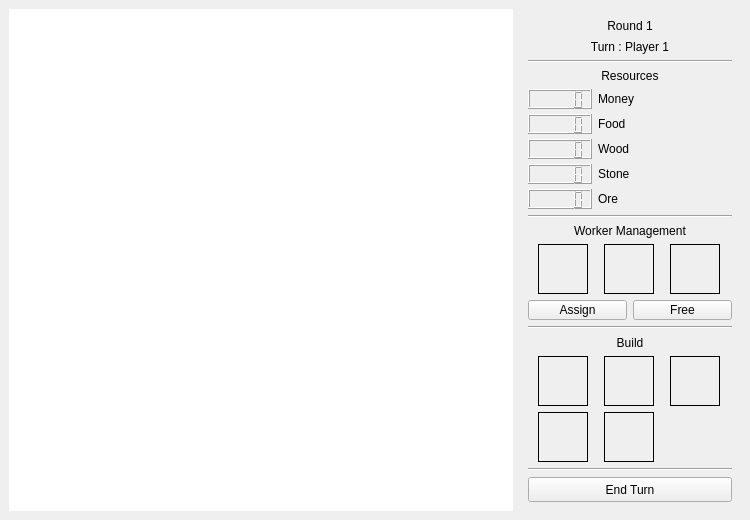
<?xml version="1.0" encoding="UTF-8"?>
<ui version="4.0">
 <class>MapWindow</class>
 <widget class="QMainWindow" name="MapWindow">
  <property name="geometry">
   <rect>
    <x>0</x>
    <y>0</y>
    <width>750</width>
    <height>520</height>
   </rect>
  </property>
  <property name="sizePolicy">
   <sizepolicy hsizetype="Preferred" vsizetype="Preferred">
    <horstretch>0</horstretch>
    <verstretch>0</verstretch>
   </sizepolicy>
  </property>
  <property name="minimumSize">
   <size>
    <width>750</width>
    <height>520</height>
   </size>
  </property>
  <property name="windowTitle">
   <string>MainWindow</string>
  </property>
  <widget class="QWidget" name="centralwidget">
   <property name="sizePolicy">
    <sizepolicy hsizetype="Expanding" vsizetype="Expanding">
     <horstretch>0</horstretch>
     <verstretch>0</verstretch>
    </sizepolicy>
   </property>
   <property name="minimumSize">
    <size>
     <width>0</width>
     <height>0</height>
    </size>
   </property>
   <layout class="QHBoxLayout" name="horizontalLayout">
    <item>
     <layout class="QVBoxLayout" name="verticalLayout">
      <property name="sizeConstraint">
       <enum>QLayout::SetDefaultConstraint</enum>
      </property>
      <item>
       <widget class="QGraphicsView" name="graphicsView">
        <property name="sizePolicy">
         <sizepolicy hsizetype="Preferred" vsizetype="Preferred">
          <horstretch>0</horstretch>
          <verstretch>0</verstretch>
         </sizepolicy>
        </property>
        <property name="minimumSize">
         <size>
          <width>500</width>
          <height>500</height>
         </size>
        </property>
        <property name="styleSheet">
         <string>0</string>
        </property>
        <property name="frameShape">
         <enum>QFrame::NoFrame</enum>
        </property>
       </widget>
      </item>
     </layout>
    </item>
    <item>
     <layout class="QVBoxLayout" name="verticalLayout_2">
      <item>
       <widget class="QWidget" name="widget" native="true">
        <property name="sizePolicy">
         <sizepolicy hsizetype="Fixed" vsizetype="Preferred">
          <horstretch>0</horstretch>
          <verstretch>0</verstretch>
         </sizepolicy>
        </property>
        <property name="minimumSize">
         <size>
          <width>222</width>
          <height>0</height>
         </size>
        </property>
        <layout class="QVBoxLayout" name="verticalLayout_3">
         <item>
          <layout class="QVBoxLayout" name="verticalLayout_4">
           <item>
            <widget class="QLabel" name="roundLabel">
             <property name="minimumSize">
              <size>
               <width>0</width>
               <height>15</height>
              </size>
             </property>
             <property name="maximumSize">
              <size>
               <width>16777215</width>
               <height>15</height>
              </size>
             </property>
             <property name="text">
              <string>Round 1</string>
             </property>
             <property name="alignment">
              <set>Qt::AlignCenter</set>
             </property>
            </widget>
           </item>
           <item>
            <widget class="QLabel" name="playerTurnLabel">
             <property name="minimumSize">
              <size>
               <width>0</width>
               <height>15</height>
              </size>
             </property>
             <property name="maximumSize">
              <size>
               <width>16777215</width>
               <height>15</height>
              </size>
             </property>
             <property name="text">
              <string>Turn : Player 1</string>
             </property>
             <property name="alignment">
              <set>Qt::AlignCenter</set>
             </property>
            </widget>
           </item>
           <item>
            <widget class="Line" name="line">
             <property name="maximumSize">
              <size>
               <width>16777215</width>
               <height>2</height>
              </size>
             </property>
             <property name="orientation">
              <enum>Qt::Horizontal</enum>
             </property>
            </widget>
           </item>
           <item>
            <widget class="QLabel" name="resourcesTitle">
             <property name="sizePolicy">
              <sizepolicy hsizetype="Preferred" vsizetype="Fixed">
               <horstretch>0</horstretch>
               <verstretch>0</verstretch>
              </sizepolicy>
             </property>
             <property name="minimumSize">
              <size>
               <width>0</width>
               <height>15</height>
              </size>
             </property>
             <property name="maximumSize">
              <size>
               <width>16777215</width>
               <height>15</height>
              </size>
             </property>
             <property name="text">
              <string>Resources</string>
             </property>
             <property name="alignment">
              <set>Qt::AlignCenter</set>
             </property>
            </widget>
           </item>
           <item>
            <layout class="QFormLayout" name="formLayout">
             <property name="fieldGrowthPolicy">
              <enum>QFormLayout::ExpandingFieldsGrow</enum>
             </property>
             <property name="rowWrapPolicy">
              <enum>QFormLayout::DontWrapRows</enum>
             </property>
             <property name="labelAlignment">
              <set>Qt::AlignCenter</set>
             </property>
             <property name="formAlignment">
              <set>Qt::AlignHCenter|Qt::AlignTop</set>
             </property>
             <property name="horizontalSpacing">
              <number>6</number>
             </property>
             <property name="verticalSpacing">
              <number>5</number>
             </property>
             <property name="topMargin">
              <number>0</number>
             </property>
             <property name="bottomMargin">
              <number>0</number>
             </property>
             <item row="0" column="0">
              <widget class="QLCDNumber" name="moneyLCDNumber">
               <property name="sizePolicy">
                <sizepolicy hsizetype="Expanding" vsizetype="Expanding">
                 <horstretch>0</horstretch>
                 <verstretch>0</verstretch>
                </sizepolicy>
               </property>
               <property name="minimumSize">
                <size>
                 <width>0</width>
                 <height>20</height>
                </size>
               </property>
               <property name="maximumSize">
                <size>
                 <width>16777215</width>
                 <height>5355</height>
                </size>
               </property>
               <property name="mouseTracking">
                <bool>false</bool>
               </property>
              </widget>
             </item>
             <item row="0" column="1">
              <widget class="QLabel" name="moneyTitle">
               <property name="sizePolicy">
                <sizepolicy hsizetype="Expanding" vsizetype="Expanding">
                 <horstretch>0</horstretch>
                 <verstretch>0</verstretch>
                </sizepolicy>
               </property>
               <property name="minimumSize">
                <size>
                 <width>0</width>
                 <height>20</height>
                </size>
               </property>
               <property name="maximumSize">
                <size>
                 <width>16777215</width>
                 <height>5355</height>
                </size>
               </property>
               <property name="text">
                <string>Money</string>
               </property>
              </widget>
             </item>
             <item row="1" column="0">
              <widget class="QLCDNumber" name="foodLCDNumber">
               <property name="sizePolicy">
                <sizepolicy hsizetype="Expanding" vsizetype="Expanding">
                 <horstretch>0</horstretch>
                 <verstretch>0</verstretch>
                </sizepolicy>
               </property>
               <property name="minimumSize">
                <size>
                 <width>0</width>
                 <height>20</height>
                </size>
               </property>
               <property name="maximumSize">
                <size>
                 <width>16777215</width>
                 <height>5355</height>
                </size>
               </property>
              </widget>
             </item>
             <item row="1" column="1">
              <widget class="QLabel" name="foodTitle">
               <property name="sizePolicy">
                <sizepolicy hsizetype="Expanding" vsizetype="Expanding">
                 <horstretch>0</horstretch>
                 <verstretch>0</verstretch>
                </sizepolicy>
               </property>
               <property name="minimumSize">
                <size>
                 <width>0</width>
                 <height>20</height>
                </size>
               </property>
               <property name="maximumSize">
                <size>
                 <width>16777215</width>
                 <height>5355</height>
                </size>
               </property>
               <property name="text">
                <string>Food</string>
               </property>
              </widget>
             </item>
             <item row="2" column="0">
              <widget class="QLCDNumber" name="woodLCDNumber">
               <property name="sizePolicy">
                <sizepolicy hsizetype="Expanding" vsizetype="Expanding">
                 <horstretch>0</horstretch>
                 <verstretch>0</verstretch>
                </sizepolicy>
               </property>
               <property name="minimumSize">
                <size>
                 <width>0</width>
                 <height>20</height>
                </size>
               </property>
               <property name="maximumSize">
                <size>
                 <width>16777215</width>
                 <height>5355</height>
                </size>
               </property>
              </widget>
             </item>
             <item row="2" column="1">
              <widget class="QLabel" name="woodTitle">
               <property name="sizePolicy">
                <sizepolicy hsizetype="Expanding" vsizetype="Expanding">
                 <horstretch>0</horstretch>
                 <verstretch>0</verstretch>
                </sizepolicy>
               </property>
               <property name="minimumSize">
                <size>
                 <width>0</width>
                 <height>20</height>
                </size>
               </property>
               <property name="maximumSize">
                <size>
                 <width>16777215</width>
                 <height>5355</height>
                </size>
               </property>
               <property name="text">
                <string>Wood</string>
               </property>
              </widget>
             </item>
             <item row="3" column="0">
              <widget class="QLCDNumber" name="stoneLCDNumber">
               <property name="sizePolicy">
                <sizepolicy hsizetype="Expanding" vsizetype="Expanding">
                 <horstretch>0</horstretch>
                 <verstretch>0</verstretch>
                </sizepolicy>
               </property>
               <property name="minimumSize">
                <size>
                 <width>0</width>
                 <height>20</height>
                </size>
               </property>
               <property name="maximumSize">
                <size>
                 <width>16777215</width>
                 <height>5355</height>
                </size>
               </property>
              </widget>
             </item>
             <item row="3" column="1">
              <widget class="QLabel" name="stoneTitle">
               <property name="sizePolicy">
                <sizepolicy hsizetype="Expanding" vsizetype="Expanding">
                 <horstretch>0</horstretch>
                 <verstretch>0</verstretch>
                </sizepolicy>
               </property>
               <property name="minimumSize">
                <size>
                 <width>0</width>
                 <height>20</height>
                </size>
               </property>
               <property name="maximumSize">
                <size>
                 <width>16777215</width>
                 <height>5355</height>
                </size>
               </property>
               <property name="text">
                <string>Stone</string>
               </property>
              </widget>
             </item>
             <item row="4" column="0">
              <widget class="QLCDNumber" name="oreLCDNumber">
               <property name="sizePolicy">
                <sizepolicy hsizetype="Expanding" vsizetype="Expanding">
                 <horstretch>0</horstretch>
                 <verstretch>0</verstretch>
                </sizepolicy>
               </property>
               <property name="minimumSize">
                <size>
                 <width>0</width>
                 <height>20</height>
                </size>
               </property>
               <property name="maximumSize">
                <size>
                 <width>16777215</width>
                 <height>5355</height>
                </size>
               </property>
              </widget>
             </item>
             <item row="4" column="1">
              <widget class="QLabel" name="oreTitle">
               <property name="sizePolicy">
                <sizepolicy hsizetype="Expanding" vsizetype="Expanding">
                 <horstretch>0</horstretch>
                 <verstretch>0</verstretch>
                </sizepolicy>
               </property>
               <property name="minimumSize">
                <size>
                 <width>0</width>
                 <height>20</height>
                </size>
               </property>
               <property name="maximumSize">
                <size>
                 <width>16777215</width>
                 <height>5355</height>
                </size>
               </property>
               <property name="text">
                <string>Ore</string>
               </property>
              </widget>
             </item>
            </layout>
           </item>
           <item>
            <widget class="Line" name="line_2">
             <property name="sizePolicy">
              <sizepolicy hsizetype="Preferred" vsizetype="Fixed">
               <horstretch>0</horstretch>
               <verstretch>0</verstretch>
              </sizepolicy>
             </property>
             <property name="maximumSize">
              <size>
               <width>16777215</width>
               <height>2</height>
              </size>
             </property>
             <property name="orientation">
              <enum>Qt::Horizontal</enum>
             </property>
            </widget>
           </item>
           <item>
            <widget class="QLabel" name="workerManagementTitle">
             <property name="sizePolicy">
              <sizepolicy hsizetype="Preferred" vsizetype="Fixed">
               <horstretch>0</horstretch>
               <verstretch>0</verstretch>
              </sizepolicy>
             </property>
             <property name="minimumSize">
              <size>
               <width>0</width>
               <height>15</height>
              </size>
             </property>
             <property name="maximumSize">
              <size>
               <width>16777215</width>
               <height>15</height>
              </size>
             </property>
             <property name="text">
              <string>Worker Management</string>
             </property>
             <property name="alignment">
              <set>Qt::AlignCenter</set>
             </property>
            </widget>
           </item>
           <item>
            <layout class="QGridLayout" name="workerManagementGrid">
             <item row="0" column="0">
              <widget class="QLabel" name="workerLabel">
               <property name="sizePolicy">
                <sizepolicy hsizetype="Preferred" vsizetype="Preferred">
                 <horstretch>0</horstretch>
                 <verstretch>0</verstretch>
                </sizepolicy>
               </property>
               <property name="minimumSize">
                <size>
                 <width>50</width>
                 <height>50</height>
                </size>
               </property>
               <property name="maximumSize">
                <size>
                 <width>50</width>
                 <height>50</height>
                </size>
               </property>
               <property name="cursor">
                <cursorShape>ArrowCursor</cursorShape>
               </property>
               <property name="toolTip">
                <string>worker</string>
               </property>
               <property name="frameShape">
                <enum>QFrame::Box</enum>
               </property>
               <property name="text">
                <string/>
               </property>
               <property name="pixmap">
                <pixmap resource="resources.qrc">:/images/images/worker.png</pixmap>
               </property>
               <property name="scaledContents">
                <bool>true</bool>
               </property>
              </widget>
             </item>
             <item row="0" column="1">
              <widget class="QLabel" name="farmerLabel">
               <property name="sizePolicy">
                <sizepolicy hsizetype="Preferred" vsizetype="Preferred">
                 <horstretch>0</horstretch>
                 <verstretch>0</verstretch>
                </sizepolicy>
               </property>
               <property name="minimumSize">
                <size>
                 <width>50</width>
                 <height>50</height>
                </size>
               </property>
               <property name="maximumSize">
                <size>
                 <width>50</width>
                 <height>50</height>
                </size>
               </property>
               <property name="cursor">
                <cursorShape>ArrowCursor</cursorShape>
               </property>
               <property name="toolTip">
                <string>farmer</string>
               </property>
               <property name="frameShape">
                <enum>QFrame::Box</enum>
               </property>
               <property name="text">
                <string/>
               </property>
               <property name="pixmap">
                <pixmap resource="resources.qrc">:/images/images/farmer.png</pixmap>
               </property>
               <property name="scaledContents">
                <bool>true</bool>
               </property>
              </widget>
             </item>
             <item row="0" column="2">
              <widget class="QLabel" name="minerLabel">
               <property name="sizePolicy">
                <sizepolicy hsizetype="Preferred" vsizetype="Preferred">
                 <horstretch>0</horstretch>
                 <verstretch>0</verstretch>
                </sizepolicy>
               </property>
               <property name="minimumSize">
                <size>
                 <width>50</width>
                 <height>50</height>
                </size>
               </property>
               <property name="maximumSize">
                <size>
                 <width>50</width>
                 <height>50</height>
                </size>
               </property>
               <property name="cursor">
                <cursorShape>ArrowCursor</cursorShape>
               </property>
               <property name="toolTip">
                <string>miner</string>
               </property>
               <property name="frameShape">
                <enum>QFrame::Box</enum>
               </property>
               <property name="text">
                <string/>
               </property>
               <property name="pixmap">
                <pixmap resource="resources.qrc">:/images/images/miner.png</pixmap>
               </property>
               <property name="scaledContents">
                <bool>true</bool>
               </property>
              </widget>
             </item>
            </layout>
           </item>
          </layout>
         </item>
         <item>
          <layout class="QGridLayout" name="gridLayout_2">
           <item row="0" column="0">
            <widget class="QPushButton" name="assignPushButton">
             <property name="minimumSize">
              <size>
               <width>0</width>
               <height>20</height>
              </size>
             </property>
             <property name="maximumSize">
              <size>
               <width>16777215</width>
               <height>20</height>
              </size>
             </property>
             <property name="text">
              <string>Assign</string>
             </property>
            </widget>
           </item>
           <item row="0" column="1">
            <widget class="QPushButton" name="freePushButton">
             <property name="minimumSize">
              <size>
               <width>0</width>
               <height>20</height>
              </size>
             </property>
             <property name="maximumSize">
              <size>
               <width>16777215</width>
               <height>20</height>
              </size>
             </property>
             <property name="text">
              <string>Free</string>
             </property>
            </widget>
           </item>
          </layout>
         </item>
         <item>
          <widget class="Line" name="line_3">
           <property name="autoFillBackground">
            <bool>false</bool>
           </property>
           <property name="orientation">
            <enum>Qt::Horizontal</enum>
           </property>
          </widget>
         </item>
         <item>
          <widget class="QLabel" name="buildTitle">
           <property name="minimumSize">
            <size>
             <width>0</width>
             <height>15</height>
            </size>
           </property>
           <property name="maximumSize">
            <size>
             <width>16777215</width>
             <height>15</height>
            </size>
           </property>
           <property name="text">
            <string>Build</string>
           </property>
           <property name="alignment">
            <set>Qt::AlignCenter</set>
           </property>
          </widget>
         </item>
         <item>
          <layout class="QGridLayout" name="buildGrid">
           <item row="0" column="2">
            <widget class="QLabel" name="farmLabel">
             <property name="sizePolicy">
              <sizepolicy hsizetype="Preferred" vsizetype="Preferred">
               <horstretch>0</horstretch>
               <verstretch>0</verstretch>
              </sizepolicy>
             </property>
             <property name="minimumSize">
              <size>
               <width>50</width>
               <height>50</height>
              </size>
             </property>
             <property name="maximumSize">
              <size>
               <width>50</width>
               <height>50</height>
              </size>
             </property>
             <property name="toolTip">
              <string>farm</string>
             </property>
             <property name="frameShape">
              <enum>QFrame::Box</enum>
             </property>
             <property name="text">
              <string/>
             </property>
             <property name="pixmap">
              <pixmap resource="resources.qrc">:/images/images/scarecrow.png</pixmap>
             </property>
             <property name="scaledContents">
              <bool>true</bool>
             </property>
             <property name="alignment">
              <set>Qt::AlignCenter</set>
             </property>
            </widget>
           </item>
           <item row="0" column="1">
            <widget class="QLabel" name="outpostLabel">
             <property name="sizePolicy">
              <sizepolicy hsizetype="Preferred" vsizetype="Preferred">
               <horstretch>0</horstretch>
               <verstretch>0</verstretch>
              </sizepolicy>
             </property>
             <property name="minimumSize">
              <size>
               <width>50</width>
               <height>50</height>
              </size>
             </property>
             <property name="maximumSize">
              <size>
               <width>50</width>
               <height>50</height>
              </size>
             </property>
             <property name="toolTip">
              <string>outpost</string>
             </property>
             <property name="frameShape">
              <enum>QFrame::Box</enum>
             </property>
             <property name="text">
              <string/>
             </property>
             <property name="pixmap">
              <pixmap resource="resources.qrc">:/images/images/lighthouse.png</pixmap>
             </property>
             <property name="scaledContents">
              <bool>true</bool>
             </property>
             <property name="alignment">
              <set>Qt::AlignCenter</set>
             </property>
            </widget>
           </item>
           <item row="0" column="0">
            <widget class="QLabel" name="hqLabel">
             <property name="sizePolicy">
              <sizepolicy hsizetype="Preferred" vsizetype="Preferred">
               <horstretch>0</horstretch>
               <verstretch>0</verstretch>
              </sizepolicy>
             </property>
             <property name="minimumSize">
              <size>
               <width>50</width>
               <height>50</height>
              </size>
             </property>
             <property name="maximumSize">
              <size>
               <width>50</width>
               <height>50</height>
              </size>
             </property>
             <property name="toolTip">
              <string>headquarter</string>
             </property>
             <property name="autoFillBackground">
              <bool>false</bool>
             </property>
             <property name="frameShape">
              <enum>QFrame::Box</enum>
             </property>
             <property name="text">
              <string/>
             </property>
             <property name="pixmap">
              <pixmap resource="resources.qrc">:/images/images/headquarter.png</pixmap>
             </property>
             <property name="scaledContents">
              <bool>true</bool>
             </property>
             <property name="alignment">
              <set>Qt::AlignCenter</set>
             </property>
            </widget>
           </item>
           <item row="1" column="0">
            <widget class="QLabel" name="mineLabel">
             <property name="sizePolicy">
              <sizepolicy hsizetype="Preferred" vsizetype="Preferred">
               <horstretch>0</horstretch>
               <verstretch>0</verstretch>
              </sizepolicy>
             </property>
             <property name="minimumSize">
              <size>
               <width>50</width>
               <height>50</height>
              </size>
             </property>
             <property name="maximumSize">
              <size>
               <width>50</width>
               <height>50</height>
              </size>
             </property>
             <property name="toolTip">
              <string>mine</string>
             </property>
             <property name="frameShape">
              <enum>QFrame::Box</enum>
             </property>
             <property name="text">
              <string/>
             </property>
             <property name="pixmap">
              <pixmap resource="resources.qrc">:/images/images/data.png</pixmap>
             </property>
             <property name="scaledContents">
              <bool>true</bool>
             </property>
             <property name="alignment">
              <set>Qt::AlignCenter</set>
             </property>
            </widget>
           </item>
           <item row="1" column="1">
            <widget class="QLabel" name="oilrigLabel">
             <property name="sizePolicy">
              <sizepolicy hsizetype="Preferred" vsizetype="Preferred">
               <horstretch>0</horstretch>
               <verstretch>0</verstretch>
              </sizepolicy>
             </property>
             <property name="minimumSize">
              <size>
               <width>50</width>
               <height>50</height>
              </size>
             </property>
             <property name="maximumSize">
              <size>
               <width>50</width>
               <height>50</height>
              </size>
             </property>
             <property name="toolTip">
              <string>oilrig</string>
             </property>
             <property name="frameShape">
              <enum>QFrame::Box</enum>
             </property>
             <property name="text">
              <string/>
             </property>
             <property name="pixmap">
              <pixmap resource="resources.qrc">:/images/images/oilrig.png</pixmap>
             </property>
             <property name="scaledContents">
              <bool>true</bool>
             </property>
             <property name="alignment">
              <set>Qt::AlignCenter</set>
             </property>
            </widget>
           </item>
          </layout>
         </item>
         <item>
          <widget class="Line" name="line_4">
           <property name="orientation">
            <enum>Qt::Horizontal</enum>
           </property>
          </widget>
         </item>
         <item>
          <widget class="QPushButton" name="endTurnPushButton">
           <property name="minimumSize">
            <size>
             <width>0</width>
             <height>25</height>
            </size>
           </property>
           <property name="maximumSize">
            <size>
             <width>16777215</width>
             <height>25</height>
            </size>
           </property>
           <property name="text">
            <string>End Turn</string>
           </property>
          </widget>
         </item>
        </layout>
       </widget>
      </item>
     </layout>
    </item>
   </layout>
  </widget>
 </widget>
 <resources>
  <include location="resources.qrc"/>
 </resources>
 <connections/>
</ui>
